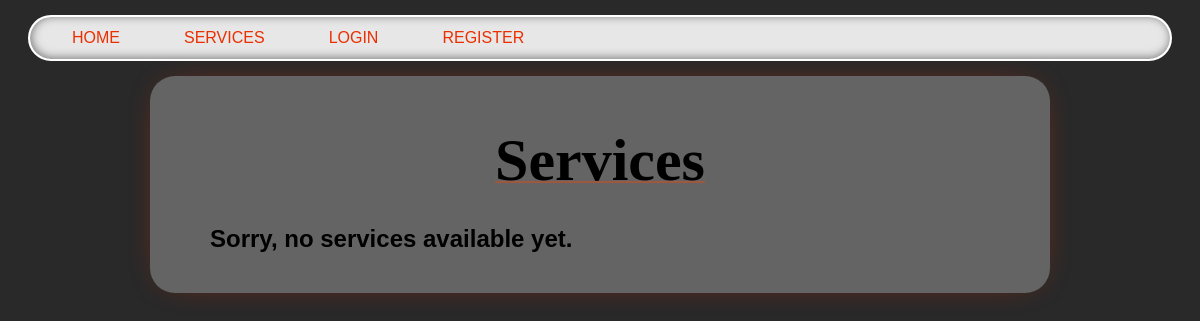
/services/, run on an earlier commit of the app's database.
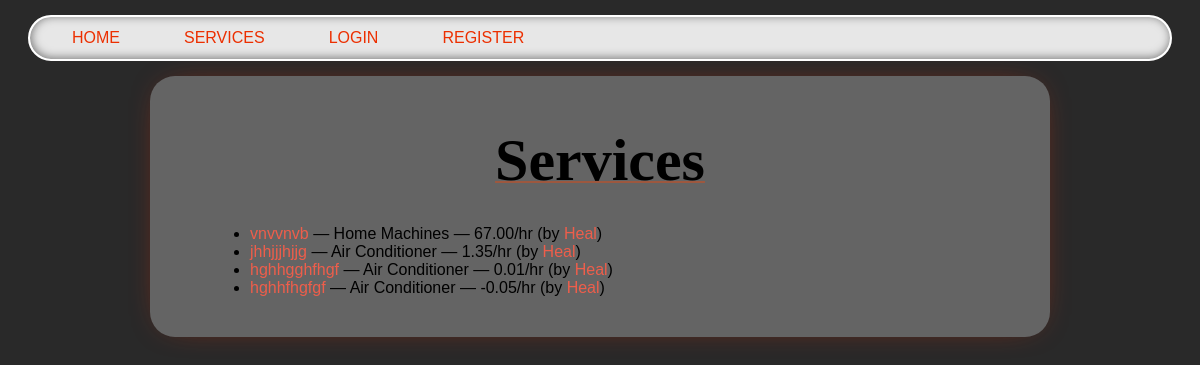
And on a later commit of the database.
### services/models.py (models this page shows, shortened)
class Service(models.Model):
    company = models.ForeignKey(Company, on_delete=models.CASCADE, related_name='services')
    name = models.CharField(max_length=40)
    description = models.TextField()
    price_per_hour = models.DecimalField(decimal_places=2, max_digits=100)
    rating = models.IntegerField(validators=[MinValueValidator(0), MaxValueValidator(5)], default=0)
    choices = (
        ('Air Conditioner', 'Air Conditioner'),
        ('Carpentry', 'Carpentry'),
        ('Electricity', 'Electricity'),
        ('Gardening', 'Gardening'),
        ('Home Machines', 'Home Machines'),
        ('House Keeping', 'House Keeping'),
        ('Interior Design', 'Interior Design'),
        ('Locks', 'Locks'),
        ('Painting', 'Painting'),
        ('Plumbing', 'Plumbing'),
        ('Water Heaters', 'Water Heaters'),
    )
    field = models.CharField(max_length=30, blank=False, null=False, choices=choices)
    created_at = models.DateTimeField(auto_now=True, null=False)

### users/models.py (models this page shows, shortened)
class Company(models.Model):
    user = models.OneToOneField(
        User, on_delete=models.CASCADE, primary_key=True)
    field = models.CharField(max_length=70, choices=(('Air Conditioner', 'Air Conditioner'),
                                                     ('All in One', 'All in One'),
                                                     ('Carpentry', 'Carpentry'),
                                                     ('Electricity',
                                                      'Electricity'),
                                                     ('Gardening', 'Gardening'),
                                                     ('Home Machines',
                                                      'Home Machines'),
                                                     ('House Keeping',
                                                      'House Keeping'),
                                                     ('Interior Design',
                                                      'Interior Design'),
                                                     ('Locks', 'Locks'),
                                                     ('Painting', 'Painting'),
                                                     ('Plumbing', 'Plumbing'),
                                                     ('Water Heaters', 'Water Heaters')), blank=False, null=False)
    rating = models.IntegerField(
        validators=[MaxValueValidator(5), MinValueValidator(0)], default=0)

class User(AbstractUser):
    is_company = models.BooleanField(default=False)
    is_customer = models.BooleanField(default=False)
    email = models.CharField(max_length=100, unique=True)

### services/views.py (the view)
# urls.py: path('', v.service_list, name='service_list'),
def service_list(request):
    services = Service.objects.all().order_by("-created_at")
    return render(request, 'services/list.html', {'services': services})

### services/templates/services/list.html (shortened to what this page needs)
{% extends 'main/base.html' %}
{% block content %}
<p class="title">Services</p>
<div class='services_list'>
    {% if services %}
        <ul>
            {% for service in services %}
                <li>
                    <a href="{% url 'service_detail' service.id %}">{{ service.name }}</a>
                    — {{ service.field }} — {{ service.price_per_hour }}/hr
                    (by <a href="{% url 'company_profile' service.company.user.username %}">{{ service.company.user.username }}</a>)
                </li>
            {% endfor %}
        </ul>
    {% else %}
        <h2>Sorry, no services available yet.</h2>
    {% endif %}
</div>
{% endblock %}

### main/templates/main/base.html (shortened to what this page needs)
{% load static %}
<!DOCTYPE html>
<html lang="en">
  <head>
    <link
      rel="stylesheet"
      type="text/css"
      href="{% static 'css/style.css' %}"
    />
  </head>
  <body>
    {% include 'main/navbar.html' %}
    <div class='content'>
      {% block content %} replace me {% endblock %}
    </div>
  </body>
</html>

### main/templates/main/navbar.html (shortened to what this page needs)
<nav class="navbar">
  <ul>
    <li><a href="/">Home</a></li>
    <li>
      <a href="{% url 'service_list' %}">Services</a>
    </li>
    {% if request.user.is_authenticated %}
      {% if request.user.is_company %}
        <li><a href="{% url 'create_service' %}">Create Service</a></li>
        <li><a href="{% url 'company_profile' request.user.username %}">Profile</a></li>
      {% elif request.user.is_customer %}
        <li><a href="{% url 'customer_profile' request.user.username %}">Profile</a></li>
      {% endif %}
      <li><a href="{% url 'logout' %}">Logout</a></li>
    {% else %}
      <li><a href="{% url 'login_user' %}">Login</a></li>
      <li><a href="{% url 'register' %}">Register</a></li>
    {% endif %}
  </ul>
</nav>

### static/css/style.css (style rules this page uses)
body { background: #292929; font-family: 'Lexend Exa', sans-serif; padding: 0; margin: 0; }
a { color: #ee5e4b; text-decoration: none; }
.content { background-color: #646464; margin: 0 auto; width: 65%; padding: 20px 60px; box-shadow: 0px 0px 35px -20px #ec2f00; border-radius: 25px; }
.content p { text-align: center; margin: 30px 0px; white-space: pre-line; }
.title { text-align: center; font-family: 'Times New Roman', Times, serif; font-size: 60px; font-weight: bold; text-decoration: 2px underline; text-decoration-color: rgba(255, 68, 0, 0.37); }
.navbar { position: sticky; top: 15px; box-shadow: inset 1px -1px 10px rgb(116, 116, 116); border: 2px solid white; border-radius: 30px; animation: slide-in 1s ease-out; background-color: #e7e7e7; width: 95%; margin: 0 auto; margin-bottom: 30px; }
.navbar ul { position: relative; display: flex; flex: 1 1 auto; margin: 0; padding: 0 30px; list-style-type: none; }
.navbar ul li:not(:last-child) { margin-right: 40px; }
.navbar ul li { border: 2px solid transparent; border-radius: 5px; padding: 10px; transition: background 0.2s; }
.navbar ul li a { color: #ec2f00; text-decoration: none; text-transform: uppercase; transition: color 0.2s; }
.services_list { padding: 0; margin-bottom: 20px; }

What changed in the data, as far as the page shows it:
added Service: name "vnvvnvb", field "Home Machines", price_per_hour "67.00", company.user.username "Heal"
added Service: name "jhhjjjhjjg", field "Air Conditioner", price_per_hour "1.35", company.user.username "Heal"
added Service: name "hghhgghfhgf", field "Air Conditioner", price_per_hour "0.01", company.user.username "Heal"
added Service: name "hghhfhgfgf", field "Air Conditioner", price_per_hour "-0.05", company.user.username "Heal"
Also different on the page:
text no longer shown: "Sorry, no services available yet."
